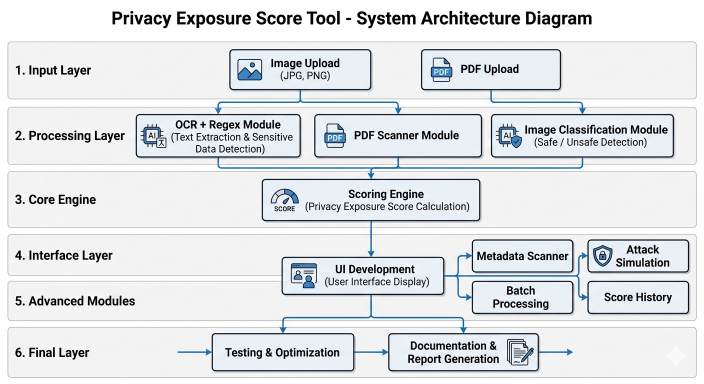
#> input picture Pimage/Gemini_Generated_Image_3ub8xs3ub8xs3ub8.png, 1408 x 768 px (shown at 1/2 size); its folder holds only this picture in this run
$ python -i vision_detection.py   (imports and definitions only)
#> lines starting #> are read from the running program, lines starting #| are printed output that depends on the picture; after the words box and inside, x2 and y2 are one past the last pixel; in counts of white or black regions, pixels touching at a corner belong together
"""
Phase 6 — Vision Detection Engine
===================================
Uses OpenCV + heuristic document classification to detect:

  1. Faces         — OpenCV Haar Cascade (no model download)
  2. Document Type — heuristic rules on OCR text + image structure
  3. QR / Barcode  — OpenCV contour detection proxy
  4. Signatures    — ink-stroke density heuristic on thresholded image

Each result is returned as a structured dict so the frontend
can render VisionBadge components.

Gracefully returns empty results if the file is not an image.
"""

from __future__ import annotations
import logging
import os
import re
from pathlib import Path

import cv2
import numpy as np

logger = logging.getLogger(__name__)

# ─── Load Haar Cascade (singleton) ───────────────────────────────────────────

_face_cascade: cv2.CascadeClassifier | None = None

def _get_face_cascade() -> cv2.CascadeClassifier:
    global _face_cascade
    if _face_cascade is not None:
        return _face_cascade
    path = cv2.data.haarcascades + "haarcascade_frontalface_default.xml"
    _face_cascade = cv2.CascadeClassifier(path)
    if _face_cascade.empty():
        logger.warning("Haar cascade failed to load from %s", path)
    else:
        logger.info("Haar cascade loaded from %s", path)
    return _face_cascade


# ─── Image loader helper ─────────────────────────────────────────────────────

def _load_image(file_path: str):
    """Load image as BGR numpy array. Returns None for PDFs or missing files."""
    ext = Path(file_path).suffix.lower()
    if ext not in {".png", ".jpg", ".jpeg", ".bmp", ".webp"}:
        return None
    if not os.path.exists(file_path):
        return None
    img = cv2.imread(file_path)
    return img  # may be None if corrupt


# ─── 1. Face Detection ────────────────────────────────────────────────────────

def detect_faces(img_bgr, is_id_doc: bool = False) -> dict:
    """
    Detect human faces using Haar Cascade.
    Strict settings to eliminate false positives on:
      - handwritten notes / scanned papers
      - WhatsApp screenshots with text
      - documents with lines and curves
    Returns:
      { found: bool, count: int, confidence: float,
        bounding_boxes: [[x,y,w,h], ...] }
    """
    if img_bgr is None:
        return {"found": False, "count": 0, "confidence": 0.0, "bounding_boxes": []}

    gray = cv2.cvtColor(img_bgr, cv2.COLOR_BGR2GRAY)
    cascade = _get_face_cascade()

    if cascade.empty():
        return {"found": False, "count": 0, "confidence": 0.0, "bounding_boxes": []}

    # ── Pre-check: skip face detection for handwriting/document images ─────────
    # Handwritten notes have high contrast thin lines → many dark pixels in edges
    # Real photos have smooth gradients
    h_img, w_img = gray.shape
    edges = cv2.Canny(gray, 50, 150)
    edge_density = edges.sum() / (255.0 * h_img * w_img)
    # If more than 12% of pixels are edges → document/handwriting, not a photo with faces
    # Bypassed if we already know it is an ID document (Aadhaar, PAN, Passport, etc.)
    if edge_density > 0.12 and not is_id_doc:
        return {"found": False, "count": 0, "confidence": 0.0, "bounding_boxes": []}

    # Also reject if image looks like a dark-on-light scan (low std deviation → plain page)
    std_dev = float(gray.std())
    if std_dev < 18:
        return {"found": False, "count": 0, "confidence": 0.0, "bounding_boxes": []}

    # ── Strict Haar cascade settings ──────────────────────────────────────────
    # minNeighbors=12: requires many overlapping detections → far fewer false positives
    # minSize=80: only detect real human-sized faces (not text/pattern noise)
    faces = cascade.detectMultiScale(
        gray,
        scaleFactor=1.1,
        minNeighbors=12,
        minSize=(80, 80),
        flags=cv2.CASCADE_SCALE_IMAGE,
    )

    if len(faces) == 0:
        return {"found": False, "count": 0, "confidence": 0.0, "bounding_boxes": []}

    # Additional post-filter: reject boxes that are too small relative to image
    img_area = h_img * w_img
    valid_boxes = [
        [int(x), int(y), int(w), int(h)]
        for x, y, w, h in faces
        if (w * h) / img_area > 0.005  # face must be at least 0.5% of image
    ]

    if not valid_boxes:
        return {"found": False, "count": 0, "confidence": 0.0, "bounding_boxes": []}

    conf = min(0.65 + len(valid_boxes) * 0.12, 0.97)
    return {
        "found":         True,
        "count":         len(valid_boxes),
        "confidence":    round(conf, 2),
        "bounding_boxes": valid_boxes,
    }


# ─── 2. Document Type Classification ─────────────────────────────────────────

# Keyword rules — match against OCR text
_DOC_RULES: list[tuple[str, list[str], float]] = [
    # (doc_type, keywords, base_confidence)
    ("aadhaar_card",    ["aadhaar", "uid", "unique identification", "enrolment", "dise"], 0.88),
    ("pan_card",        ["permanent account number", "income tax department", "income tax"], 0.87),
    ("passport",        ["republic of india", "passport", "nationality", "place of birth", "date of issue"], 0.86),
    ("driving_license", ["driving licence", "driving license", "transport", "vehicle", "dl no"], 0.85),
    ("bank_statement",  ["account number", "ifsc", "statement of account", "balance", "transaction", "debit", "credit", "upi"], 0.82),
    ("medical_record",  ["patient", "diagnosis", "prescription", "hospital", "doctor", "medication", "dosage", "clinical"], 0.80),
    ("tax_document",    ["income tax", "gst", "tds", "form 16", "pan", "assessment year", "tax return"], 0.79),
    ("insurance",       ["policy", "premium", "insured", "sum assured", "nominee", "insurance"], 0.78),
    ("screenshot",      ["notification", "battery", "signal", "wifi", "pm", "am", "home", "settings"], 0.62),
]

def classify_document(ocr_text: str, img_bgr=None) -> dict:
    """
    Classify document type from OCR text + optional image structure analysis.
    Returns:
      { doc_type: str, confidence: float, is_id_document: bool }
    """
    if not ocr_text:
        return {"doc_type": "unknown", "confidence": 0.0, "is_id_document": False}

    text_lower = ocr_text.lower()
    best_type = "unknown"
    best_conf = 0.0

    for doc_type, keywords, base_conf in _DOC_RULES:
        hits = sum(1 for kw in keywords if re.search(r'\b' + re.escape(kw) + r'\b', text_lower))
        if hits == 0:
            continue
        # Scale confidence by fraction of keywords matched
        conf = base_conf * (0.6 + 0.4 * min(hits / max(len(keywords), 1), 1.0))
        if conf > best_conf:
            best_conf = conf
            best_type = doc_type

    # Image structure boost: ID documents tend to be small fixed-size rectangles
    if img_bgr is not None and best_type in ("aadhaar_card", "pan_card", "passport", "driving_license"):
        h, w = img_bgr.shape[:2]
        aspect = w / max(h, 1)
        # Credit-card aspect ~1.586 — if close, boost confidence
        if 1.3 <= aspect <= 1.9:
            best_conf = min(best_conf + 0.08, 0.97)

    id_doc_types = {"aadhaar_card", "pan_card", "passport", "driving_license"}
    return {
        "doc_type": best_type,
        "confidence": round(best_conf, 2),
        "is_id_document": best_type in id_doc_types,
    }


# ─── 3. Signature Detection ───────────────────────────────────────────────────

def detect_signature(img_bgr) -> dict:
    """
    Heuristic: a signature region has dark ink strokes on white background,
    concentrated in a small area. Uses Otsu thresholding + contour analysis.
    Returns: { found: bool, confidence: float }
    """
    if img_bgr is None:
        return {"found": False, "confidence": 0.0}

    gray = cv2.cvtColor(img_bgr, cv2.COLOR_BGR2GRAY)
    # Invert so ink = white, paper = black
    _, thresh = cv2.threshold(gray, 0, 255, cv2.THRESH_BINARY_INV + cv2.THRESH_OTSU)
    # Find contours
    contours, _ = cv2.findContours(thresh, cv2.RETR_EXTERNAL, cv2.CHAIN_APPROX_SIMPLE)

    # Signature heuristic: many small thin contours (pen strokes)
    h, w = img_bgr.shape[:2]
    total_px = h * w
    ink_ratio = cv2.countNonZero(thresh) / max(total_px, 1)

    # Look for elongated thin contours typical of handwriting
    pen_strokes = 0
    for c in contours:
        area = cv2.contourArea(c)
        if area < 10:
            continue
        x, y, cw, ch = cv2.boundingRect(c)
        aspect = max(cw, ch) / max(min(cw, ch), 1)
        if aspect > 2.5 and area < total_px * 0.02:
            pen_strokes += 1

    # Signature present if: moderate ink coverage + many pen strokes
    found = 0.005 < ink_ratio < 0.18 and pen_strokes >= 5
    confidence = round(min(0.4 + pen_strokes * 0.04, 0.85), 2) if found else 0.0

    return {"found": found, "confidence": confidence}


# ─── 4. QR / Barcode Presence ────────────────────────────────────────────────

def detect_qr_barcode(img_bgr) -> dict:
    """
    Detect QR codes or barcodes.
    STRICT: Only reports a finding when actual data is decoded from the code.
    Logos, patterns, and graphic regions are NOT reported as barcodes.
    """
    if img_bgr is None:
        return {"found": False, "count": 0, "data": []}

    h, w = img_bgr.shape[:2]
    # Skip on small images (logos, icons, thumbnails under 200x200)
    if w < 200 or h < 200:
        return {"found": False, "count": 0, "data": []}

    try:
        detector = cv2.QRCodeDetector()
        data, points, _ = detector.detectAndDecode(img_bgr)
        # STRICT: only fire if actual text/URL data was decoded from the QR code
        if points is not None and data and len(data.strip()) > 3:
            return {"found": True, "count": 1, "data": [data.strip()[:120]]}
    except Exception:
        pass

    return {"found": False, "count": 0, "data": []}


# ─── 5. Master Vision Analysis ───────────────────────────────────────────────

def run_vision_analysis(file_path: str, ocr_text: str = "") -> dict:
    """
    Run full vision pipeline on an image file.
    Returns structured result consumed by scan_router and frontend.

    Result schema:
    {
        "available": bool,       # False if file is not an image
        "faces": {...},
        "document": {...},
        "signature": {...},
        "qr_barcode": {...},
        "findings": [           # Flat list for integration with PII findings
            { "type": str, "value": str, "method": "vision",
              "confidence": float, "weight": int }
        ]
    }
    """
#> called with ocr_text = ''
    img = _load_image(file_path)
#> in _load_image, img is the input picture: shape (768, 1408, 3); mean B, G, R 229, 226.6, 223.9

    if img is None:
        return {
            "available": False,
            "faces": {"found": False, "count": 0},
            "document": {"doc_type": "unknown", "confidence": 0.0, "is_id_document": False},
            "signature": {"found": False, "confidence": 0.0},
            "qr_barcode": {"found": False, "count": 0},
            "findings": [],
        }

    doc_result   = classify_document(ocr_text, img)
#> doc_result = {'doc_type': 'unknown', 'confidence': 0, 'is_id_document': False}
    is_id_doc    = doc_result.get("is_id_document", False)
#> is_id_doc = False
    face_result  = detect_faces(img, is_id_doc=is_id_doc)
#> in detect_faces, `edges = cv2.Canny(gray, 50, 150)`:
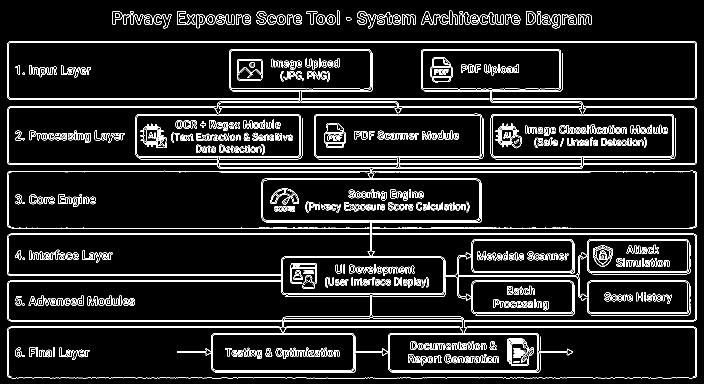
#> edges: shape (768, 1408) (shown at 1/2 size); 8.6% white in thin lines or dots
#> in detect_faces, `edge_density = edges.sum() / (255.0 * h_img * w_img)`: edge_density = 0.0863
#> in detect_faces, `std_dev = float(gray.std())`: std_dev = 56.08
#> in detect_faces, `faces = cascade.detectMultiScale( gray, scaleFactor=1.1, minNeighbors=..`: faces = ()
#> face_result = {'found': False, 'count': 0, 'confidence': 0, 'bounding_boxes': []}
    sig_result   = detect_signature(img)
#> in detect_signature, `_, thresh = cv2.threshold(gray, 0, 255, cv2.THRESH_BINARY_INV + cv2.TH..`:
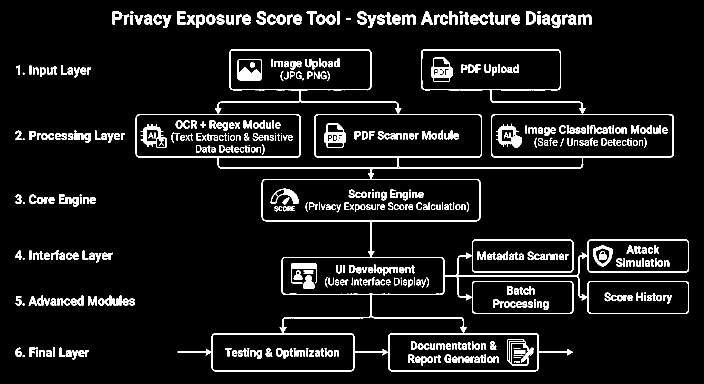
#> thresh: shape (768, 1408) (shown at 1/2 size); 7.7% white; 534 white regions (37 under 20 px)
#> in detect_signature, `contours, _ = cv2.findContours(thresh, cv2.RETR_EXTERNAL, cv2.CHAIN_AP..`: contours = 143 contours, 12 with area under 20; largest, box (x1, y1, x2, y2) and area: (271, 98, 1378, 743) 328466, (1052, 23, 1072, 49) 418, (1103, 29, 1121, 56) 331, (225, 23, 245, 49) 306, (393, 29, 410, 56) 302
#> in detect_signature, `ink_ratio = cv2.countNonZero(thresh) / max(total_px, 1)`: ink_ratio = 0.0771
#> the loop in detect_signature, `for c in contours:` made 143 passes
#> (c, area, x, y, cw, ch, aspect) on passes 8, 50: ([[72, 700], [72, 713], [75, 713], [75, 700]], 39, 72, 700, 4, 14, 3.5), ([[160, 394], [160, 407], [162, 407], [162, 394]], 26, 160, 394, 3, 14, 4.67)
#> (area, x, y, cw, ch, aspect) on passes 2 to 7: (38, 171, 700, 7, 14, 2), (99, 157, 700, 12, 14, 1.17), (81, 144, 700, 12, 19, 1.58), (104, 131, 700, 12, 14, 1.17), (98, 92, 700, 12, 14, 1.17), (67, 79, 700, 11, 14, 1.27)
#> after the loop in detect_signature, `for c in contours:`: pen_strokes = 11
#> in detect_signature, `found = 0.005 < ink_ratio < 0.18 and pen_strokes >= 5`: found = True
#> in detect_signature, `confidence = round(min(0.4 + pen_strokes * 0.04, 0.85), 2) if found el..`: confidence = 0.84
#> sig_result = {'found': True, 'confidence': 0.84}
    qr_result    = detect_qr_barcode(img)
#> in detect_qr_barcode, `data, points, _ = detector.detectAndDecode(img_bgr)`: data = ''; points = [[1223, 497], [946, 697], [431, 744], [869, 115]]
#> qr_result = {'found': False, 'count': 0, 'data': []}

    # Build flat findings list
    findings: list[dict] = []

    if face_result["found"]:
        findings.append({
            "type":       "face_detected",
            "value":      f"{face_result['count']} face(s) detected in image",
            "method":     "vision",
            "confidence": face_result["confidence"],
            "weight":     22,
        })

    if doc_result["is_id_document"] and doc_result["confidence"] >= 0.6:
        findings.append({
            "type":       "id_card_visible",
            "value":      f"ID document detected: {doc_result['doc_type'].replace('_', ' ').title()}",
            "method":     "vision",
            "confidence": doc_result["confidence"],
            "weight":     30,
        })

    if sig_result["found"]:
        findings.append({
            "type":       "signature_visible",
            "value":      "Handwritten signature detected",
            "method":     "vision",
            "confidence": sig_result["confidence"],
            "weight":     12,
        })

    if qr_result["found"] and qr_result["data"]:
        # Only add finding when real data was decoded (not a vague guess)
        decoded_data = qr_result["data"][0]
        conf = min(0.85 + len(decoded_data) * 0.001, 0.97)  # longer data = more confident
        findings.append({
            "type":       "qr_barcode",
            "value":      decoded_data,
            "method":     "vision",
            "confidence": round(conf, 2),
            "weight":     15,
        })

    return {
        "available":  True,
        "faces":      face_result,
        "document":   doc_result,
        "signature":  sig_result,
        "qr_barcode": qr_result,
        "findings":   findings,
    }


# ─── Score contribution from vision findings ─────────────────────────────────

def score_vision_findings(vision_findings: list[dict]) -> float:
    """
    Score points from vision-detected findings (1.2× multiplier).
    Uses same diminishing-returns logic as detection.py.
    """
    total = 0.0
    for f in vision_findings:
        total += f.get("weight", 10) * f.get("confidence", 0.7) * 1.2
    return round(min(total, 60.0), 1)   # cap at 60 pts from vision


# ─── Engine info ─────────────────────────────────────────────────────────────

def get_vision_engine_info() -> dict:
    return {
        "engine":     "OpenCV 4 + Haar Cascade",
        "version":    cv2.__version__,
        "available":  True,
        "detectors":  ["face", "document_type", "id_card", "signature", "qr_barcode"],
    }

>>> result = run_vision_analysis('../../Pimage/Gemini_Generated_Image_3ub8xs3ub8xs3ub8.png')
#> result = 6 items

$ run again, on Pimage/Gemini_Generated_Image_txpbg3txpbg3txpb.png
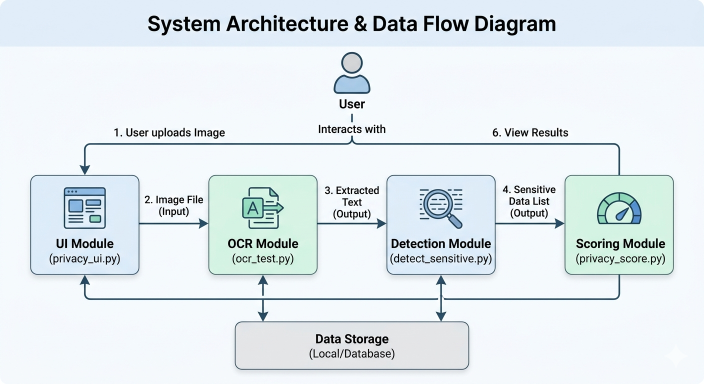
#> input picture Pimage/Gemini_Generated_Image_txpbg3txpbg3txpb.png, 1408 x 768 px (shown at 1/2 size)
#> in _load_image, img is the input picture: shape (768, 1408, 3); mean B, G, R 238.7, 234.5, 226
#> doc_result = {'doc_type': 'unknown', 'confidence': 0, 'is_id_document': False}
#> is_id_doc = False
#> in detect_faces, `edges = cv2.Canny(gray, 50, 150)`:
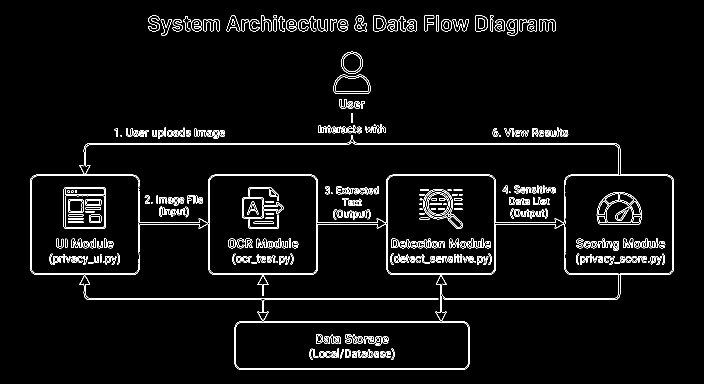
#> edges: shape (768, 1408) (shown at 1/2 size); 3.7% white in thin lines or dots, all inside (x1, y1, x2, y2) = (60, 30, 1348, 740)
#> edge_density = 0.0368
#> std_dev = 44.22
#> faces = ()
#> face_result = {'found': False, 'count': 0, 'confidence': 0, 'bounding_boxes': []}
#> in detect_signature, `_, thresh = cv2.threshold(gray, 0, 255, cv2.THRESH_BINARY_INV + cv2.TH..`:
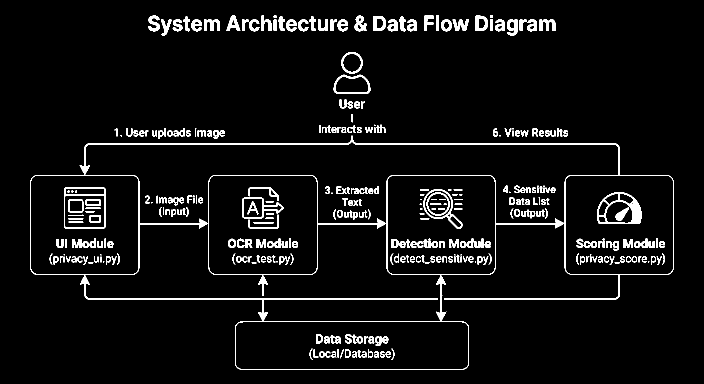
#> thresh: shape (768, 1408) (shown at 1/2 size); 5% white; 352 white regions (33 under 20 px)
#> contours = 162 contours, 18 with area under 20; largest, box (x1, y1, x2, y2) and area: (61, 271, 1347, 739) 179690, (417, 350, 772, 591) 43634, (667, 149, 741, 188) 2334, (683, 104, 726, 147) 1402, (951, 31, 976, 62) 641
#> ink_ratio = 0.0505
#> the loop in detect_signature, `for c in contours:` made 162 passes
#> (c, area, x, y, cw, ch, aspect) on pass 59: ([[1074, 375], [1074, 385], [1076, 385], [1076, 375]], 20, 1074, 375, 3, 11, 3.67)
#> after the loop in detect_signature, `for c in contours:`: pen_strokes = 24
#> found = True
#> confidence = 0.85
#> sig_result = {'found': True, 'confidence': 0.85}
#> data = ''
#> qr_result = {'found': False, 'count': 0, 'data': []}
#> result = 6 items
